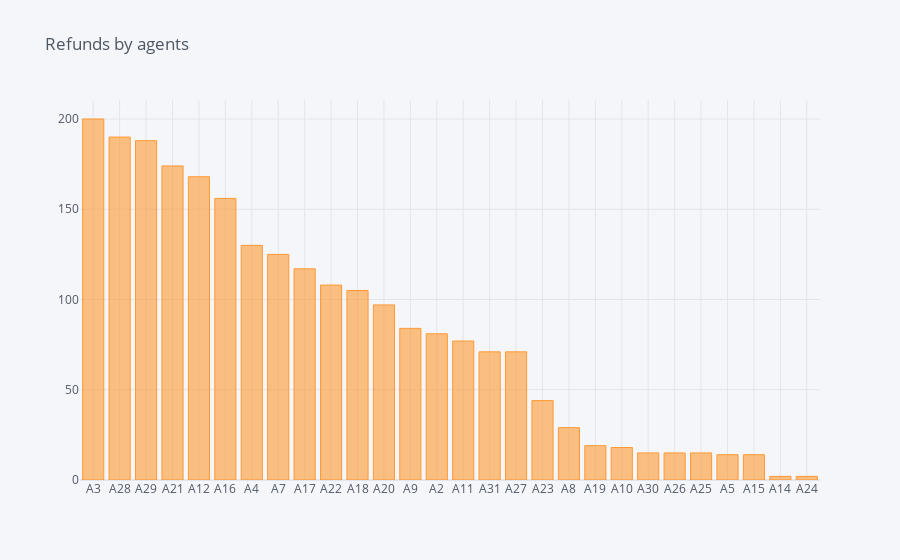

Notebook source saved alongside this figure:
### Code cell
agent_refund.sort_values('Count',axis=0, ascending=False).iplot(kind='bar',
                                                                x='Name_x',
                                                                y='Count',
                                                                sortbars=True,
                                                               title='Refunds by agents')

### Figure 1 — Plotly figure (JSON) as saved in the notebook; plotly's stock layout.template omitted (floating-point values rounded to 4 significant figures)
{"data": [{"marker": {"color": "rgba(255, 153, 51, 0.6)", "line": {"color": "rgba(255, 153, 51, 1.0)", "width": 1}}, "name": "Count", "orientation": "v", "text": "", "type": "bar", "x": ["A3", "A28", "A29", "A21", "A12", "A16", "A4", "A7", "A17", "A22", "A18", "A20", "A9", "A2", "A11", "A31", "A27", "A23", "A8", "A19", "A10", "A30", "A26", "A25", "A5", "A15", "A14", "A24"], "y": [200, 190, 188, 174, 168, 156, 130, 125, 117, 108, 105, 97, 84, 81, 77, 71, 71, 44, 29, 19, 18, 15, 15, 15, 14, 14, 2, 2]}], "layout": {"legend": {"bgcolor": "#F5F6F9", "font": {"color": "#4D5663"}}, "paper_bgcolor": "#F5F6F9", "plot_bgcolor": "#F5F6F9", "title": {"font": {"color": "#4D5663"}, "text": "Refunds by agents"}, "xaxis": {"gridcolor": "#E1E5ED", "showgrid": true, "tickfont": {"color": "#4D5663"}, "title": {"font": {"color": "#4D5663"}, "text": ""}, "zerolinecolor": "#E1E5ED"}, "yaxis": {"gridcolor": "#E1E5ED", "showgrid": true, "tickfont": {"color": "#4D5663"}, "title": {"font": {"color": "#4D5663"}, "text": ""}, "zerolinecolor": "#E1E5ED"}}}
